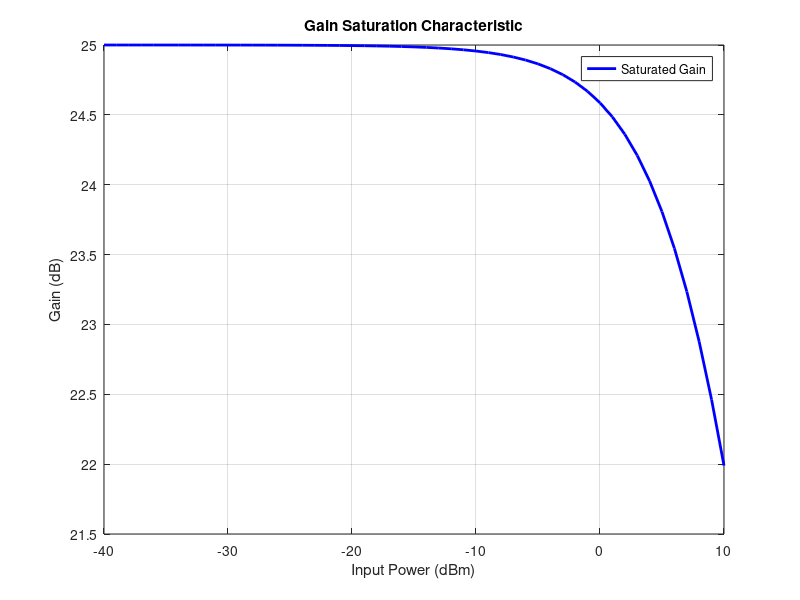
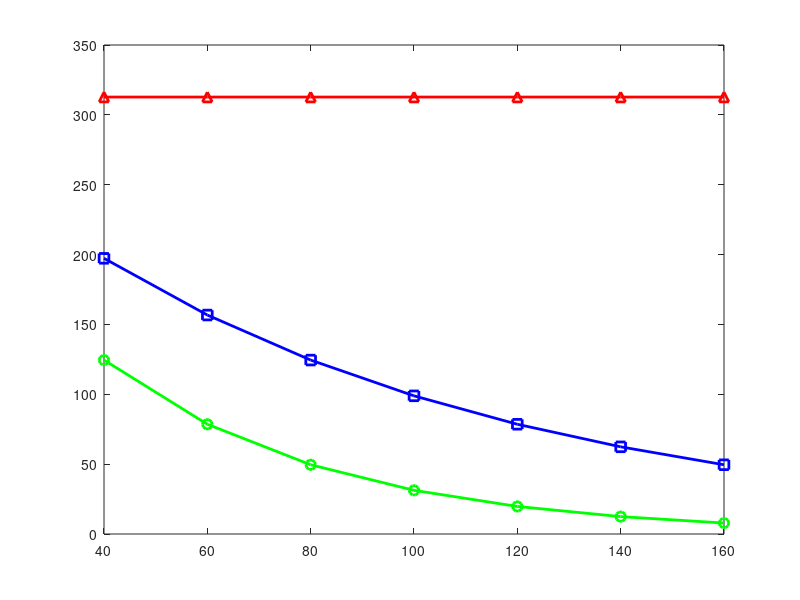

The MATLAB script that drew these images, in order: (Note: this script raises an error after producing the figures.)
%Experiment 7: Performance Analysis of Optical Amplifiers 
% Pre, In-line and Post Amplifiers using MATLAB 
% ===================================================== 
clear all; close all; clc; 

% ---------- Constants ---------- 
h = 6.626e-34;          % Planck constant (J·s) 
c = 3e8;                % Speed of light (m/s) 
lambda = 1550e-9;       % Signal wavelength (m)
nu = c / lambda;        % Optical frequency (Hz) 
B0 = 12.5e9;            % Optical bandwidth (Hz) ? 0.1 nm 

% ---------- Amplifier Parameters ---------- 
Gss_dB = 25;            % Small-signal gain (dB) 
Gss = 10^(Gss_dB/10);   % Linear gain 
nsp = 1.6;              % Spontaneous emission factor 
NF_dB = 10*log10(2*nsp);% Approximate Noise Figure (dB) 
Psat_dBm = 10;          % Saturation power (dBm) 
Psat = 10^((Psat_dBm-30)/10); % Saturation power (W) 

% ---------- Fiber Parameters ---------- 
alpha = 0.2;            % Fiber attenuation (dB/km) 
L = [40 60 80 100 120 140 160]; % Fiber lengths (km) 

% ===================================================== 
% Part 1: Gain Saturation Curve 
% ===================================================== 
Pin_dBm = -40:1:10; 
Pin = 10.^((Pin_dBm-30)/10);   % Convert to Watt 
G_sat = Gss ./ (1 + Pin/Psat); % Saturated gain (linear) 
G_sat_dB = 10*log10(G_sat); 

figure(1); 
plot(Pin_dBm, G_sat_dB, 'b-', 'LineWidth', 2); 
grid on; xlabel('Input Power (dBm)'); 
ylabel('Gain (dB)'); 
title('Gain Saturation Characteristic'); 
legend('Saturated Gain', 'Location', 'best'); 

% ===================================================== 
% Part 2: Performance of Pre / In-line / Post Amplifiers 
% ===================================================== 
Ptx_dBm = 0;            % Transmitter launch power (dBm) 
Ptx = 10^((Ptx_dBm-30)/10); 

Q_pre = zeros(size(L)); Q_inl = zeros(size(L)); Q_post = zeros(size(L)); 
OSNR_pre = zeros(size(L)); OSNR_inl = zeros(size(L)); OSNR_post = zeros(size(L)); 

for i = 1:length(L) 
    Loss_dB = alpha * L(i); 
    Loss = 10^(-Loss_dB/10); 

    % ----- Pre-Amplifier (placed just before receiver) ----- 
    Pin_pre = Ptx * Loss; 
    G_pre = Gss / (1 + Pin_pre/Psat); 
    PASE_pre = 2*nsp*(G_pre-1)*h*nu*B0; 
    Pout_pre = G_pre * Pin_pre; 
    OSNR_pre(i) = 10*log10(Pout_pre / PASE_pre); 
    Q_pre(i) = sqrt(10^(OSNR_pre(i)/10)/2); 

    % ----- In-line Amplifier (placed at mid-point) ----- 
    L1 = L(i)/2; 
    Loss1 = 10^(-alpha*L1/10); 
    Pin_inl = Ptx * Loss1; 
    G_inl = Gss / (1 + Pin_inl/Psat); 
    PASE_inl = 2*nsp*(G_inl-1)*h*nu*B0; 
    Pmid = G_inl * Pin_inl; 
    Loss2 = Loss1; 
    Pout_inl = Pmid * Loss2; 
    OSNR_inl(i) = 10*log10(Pout_inl / (PASE_inl * Loss2)); 
    Q_inl(i) = sqrt(10^(OSNR_inl(i)/10)/2); 

    % ----- Post-Amplifier (booster after transmitter) ----- 
    Pin_post = Ptx; 
    G_post = Gss / (1 + Pin_post/Psat); 
    PASE_post = 2*nsp*(G_post-1)*h*nu*B0; 
    Plaunch = G_post * Pin_post; 
    Pout_post = Plaunch * Loss; 
    OSNR_post(i) = 10*log10(Pout_post / (PASE_post * Loss)); 
    Q_post(i) = sqrt(10^(OSNR_post(i)/10)/2); 
end 

% ---------- Plot Q-factor vs Length ---------- 
figure(2); 
plot(L, Q_pre, 'g-o', 'LineWidth', 2, 'MarkerSize', 7); hold on; 
plot(L, Q_inl, 'b-s', 'LineWidth', 2, 'MarkerSize', 7); 
plot(L, Q_post, 'r-^', 'LineWidth', 2, 'MarkerSize', 7); 
yline(6, 'k--', 'Q=6 (BER ? 10^{-9})'); 
grid on; xlabel('Fiber Length (km)'); 
ylabel('Q-Factor'); 
title('Q-Factor vs Fiber Length'); 
legend('Pre-Amplifier', 'In-line Amplifier', 'Post-Amplifier', 'Location', 'best'); 

% ---------- Display Results at 100 km ---------- 
idx = find(L==100); 
fprintf('\n===== Results at 100 km =====\n'); 
fprintf('Pre-Amp   : OSNR = %.2f dB,  Q = %.2f\n', OSNR_pre(idx), Q_pre(idx)); 
fprintf('In-line   : OSNR = %.2f dB,  Q = %.2f\n', OSNR_inl(idx), Q_inl(idx)); 
fprintf('Post-Amp  : OSNR = %.2f dB,  Q = %.2f\n', OSNR_post(idx), Q_post(idx)); 

% ---------- Bar comparison at 80 km ---------- 
idx80 = find(L==80); 
figure(3); 
subplot(1,2,1); 
bar([Q_pre(idx80) Q_inl(idx80) Q_post(idx80)]); 
set(gca, 'XTickLabel', {'Pre', 'In-line', 'Post'}); 
ylabel('Q-Factor'); title('Q-Factor at 80 km'); grid on; 

subplot(1,2,2); 
bar([OSNR_pre(idx80) OSNR_inl(idx80) OSNR_post(idx80)]); 
set(gca, 'XTickLabel', {'Pre', 'In-line', 'Post'}); 
ylabel('OSNR (dB)'); title('OSNR at 80 km'); grid on; 

disp('Simulation completed successfully.');
